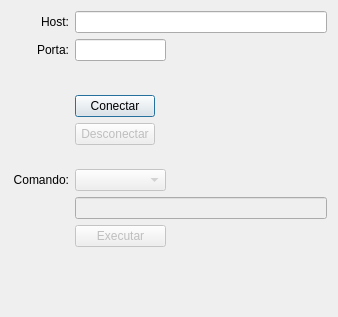
<?xml version="1.0" encoding="UTF-8"?>
<ui version="4.0">
 <class>cli_main_dlgClass</class>
 <widget class="QDialog" name="cli_main_dlgClass">
  <property name="geometry">
   <rect>
    <x>0</x>
    <y>0</y>
    <width>338</width>
    <height>317</height>
   </rect>
  </property>
  <property name="maximumSize">
   <size>
    <width>16777215</width>
    <height>317</height>
   </size>
  </property>
  <property name="windowTitle">
   <string>cli_main_dlg</string>
  </property>
  <layout class="QGridLayout" name="gridLayout">
   <item row="0" column="1">
    <widget class="QLabel" name="label_2">
     <property name="text">
      <string>Host:</string>
     </property>
     <property name="alignment">
      <set>Qt::AlignRight|Qt::AlignTrailing|Qt::AlignVCenter</set>
     </property>
    </widget>
   </item>
   <item row="0" column="2" colspan="2">
    <widget class="QLineEdit" name="hostEdit">
     <property name="sizePolicy">
      <sizepolicy hsizetype="Expanding" vsizetype="Fixed">
       <horstretch>0</horstretch>
       <verstretch>0</verstretch>
      </sizepolicy>
     </property>
    </widget>
   </item>
   <item row="1" column="0">
    <spacer name="horizontalSpacer">
     <property name="orientation">
      <enum>Qt::Horizontal</enum>
     </property>
     <property name="sizeType">
      <enum>QSizePolicy::Fixed</enum>
     </property>
     <property name="sizeHint" stdset="0">
      <size>
       <width>20</width>
       <height>20</height>
      </size>
     </property>
    </spacer>
   </item>
   <item row="1" column="1">
    <widget class="QLabel" name="label">
     <property name="text">
      <string>Porta:</string>
     </property>
     <property name="alignment">
      <set>Qt::AlignRight|Qt::AlignTrailing|Qt::AlignVCenter</set>
     </property>
    </widget>
   </item>
   <item row="1" column="2">
    <widget class="QLineEdit" name="portEdit">
     <property name="maximumSize">
      <size>
       <width>91</width>
       <height>16777215</height>
      </size>
     </property>
    </widget>
   </item>
   <item row="1" column="3">
    <spacer name="horizontalSpacer_2">
     <property name="orientation">
      <enum>Qt::Horizontal</enum>
     </property>
     <property name="sizeHint" stdset="0">
      <size>
       <width>109</width>
       <height>20</height>
      </size>
     </property>
    </spacer>
   </item>
   <item row="2" column="2">
    <spacer name="verticalSpacer">
     <property name="orientation">
      <enum>Qt::Vertical</enum>
     </property>
     <property name="sizeType">
      <enum>QSizePolicy::Fixed</enum>
     </property>
     <property name="sizeHint" stdset="0">
      <size>
       <width>20</width>
       <height>28</height>
      </size>
     </property>
    </spacer>
   </item>
   <item row="3" column="2">
    <widget class="QPushButton" name="startButton">
     <property name="sizePolicy">
      <sizepolicy hsizetype="Fixed" vsizetype="Fixed">
       <horstretch>0</horstretch>
       <verstretch>0</verstretch>
      </sizepolicy>
     </property>
     <property name="text">
      <string>Conectar</string>
     </property>
    </widget>
   </item>
   <item row="4" column="2">
    <widget class="QPushButton" name="stopButton">
     <property name="enabled">
      <bool>false</bool>
     </property>
     <property name="sizePolicy">
      <sizepolicy hsizetype="Fixed" vsizetype="Fixed">
       <horstretch>0</horstretch>
       <verstretch>0</verstretch>
      </sizepolicy>
     </property>
     <property name="text">
      <string>Desconectar</string>
     </property>
    </widget>
   </item>
   <item row="5" column="2">
    <spacer name="verticalSpacer_3">
     <property name="orientation">
      <enum>Qt::Vertical</enum>
     </property>
     <property name="sizeType">
      <enum>QSizePolicy::Fixed</enum>
     </property>
     <property name="sizeHint" stdset="0">
      <size>
       <width>20</width>
       <height>18</height>
      </size>
     </property>
    </spacer>
   </item>
   <item row="6" column="0" colspan="2">
    <widget class="QLabel" name="label_3">
     <property name="text">
      <string>Comando:</string>
     </property>
     <property name="alignment">
      <set>Qt::AlignRight|Qt::AlignTrailing|Qt::AlignVCenter</set>
     </property>
    </widget>
   </item>
   <item row="7" column="2" colspan="2">
    <widget class="QLineEdit" name="requestArgEdit">
     <property name="enabled">
      <bool>false</bool>
     </property>
     <property name="sizePolicy">
      <sizepolicy hsizetype="Expanding" vsizetype="Fixed">
       <horstretch>0</horstretch>
       <verstretch>0</verstretch>
      </sizepolicy>
     </property>
    </widget>
   </item>
   <item row="8" column="2">
    <widget class="QPushButton" name="sendRequestButton">
     <property name="enabled">
      <bool>false</bool>
     </property>
     <property name="text">
      <string>Executar</string>
     </property>
    </widget>
   </item>
   <item row="9" column="2">
    <spacer name="verticalSpacer_2">
     <property name="orientation">
      <enum>Qt::Vertical</enum>
     </property>
     <property name="sizeHint" stdset="0">
      <size>
       <width>20</width>
       <height>29</height>
      </size>
     </property>
    </spacer>
   </item>
   <item row="6" column="2">
    <widget class="QComboBox" name="requestCombo">
     <property name="enabled">
      <bool>false</bool>
     </property>
    </widget>
   </item>
  </layout>
 </widget>
 <layoutdefault spacing="6" margin="11"/>
 <resources/>
 <connections/>
</ui>
